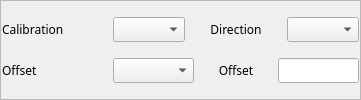
           <widget class="QFrame" name="frame_15">
            <property name="frameShape">
             <enum>QFrame::StyledPanel</enum>
            </property>
            <property name="frameShadow">
             <enum>QFrame::Raised</enum>
            </property>
            <layout class="QVBoxLayout" name="verticalLayout_23" stretch="1,0">
             <property name="spacing">
              <number>1</number>
             </property>
             <property name="margin">
              <number>1</number>
             </property>
             <item>
              <layout class="QHBoxLayout" name="horizontalLayout_30" stretch="1,1,1,1">
               <property name="spacing">
                <number>1</number>
               </property>
               <item>
                <widget class="QLabel" name="label_45">
                 <property name="sizePolicy">
                  <sizepolicy hsizetype="Fixed" vsizetype="Preferred">
                   <horstretch>0</horstretch>
                   <verstretch>0</verstretch>
                  </sizepolicy>
                 </property>
                 <property name="minimumSize">
                  <size>
                   <width>110</width>
                   <height>0</height>
                  </size>
                 </property>
                 <property name="font">
                  <font>
                   <family>Abyssinica SIL</family>
                   <pointsize>9</pointsize>
                  </font>
                 </property>
                 <property name="text">
                  <string>Calibration</string>
                 </property>
                 <property name="alignment">
                  <set>Qt::AlignLeading|Qt::AlignLeft|Qt::AlignVCenter</set>
                 </property>
                </widget>
               </item>
               <item>
                <widget class="QEComboBox" name="qecombobox_9">
                 <property name="sizePolicy">
                  <sizepolicy hsizetype="Minimum" vsizetype="Fixed">
                   <horstretch>0</horstretch>
                   <verstretch>0</verstretch>
                  </sizepolicy>
                 </property>
                 <property name="minimumSize">
                  <size>
                   <width>0</width>
                   <height>1</height>
                  </size>
                 </property>
                 <property name="maximumSize">
                  <size>
                   <width>16777215</width>
                   <height>16777215</height>
                  </size>
                 </property>
                 <property name="font">
                  <font>
                   <family>Abyssinica SIL</family>
                   <pointsize>9</pointsize>
                  </font>
                 </property>
                 <property name="variable" stdset="0">
                  <string>$(DMC)$(M).SET</string>
                 </property>
                </widget>
               </item>
               <item>
                <widget class="QLabel" name="label_43">
                 <property name="sizePolicy">
                  <sizepolicy hsizetype="Preferred" vsizetype="Preferred">
                   <horstretch>0</horstretch>
                   <verstretch>0</verstretch>
                  </sizepolicy>
                 </property>
                 <property name="minimumSize">
                  <size>
                   <width>100</width>
                   <height>0</height>
                  </size>
                 </property>
                 <property name="font">
                  <font>
                   <family>Abyssinica SIL</family>
                   <pointsize>9</pointsize>
                  </font>
                 </property>
                 <property name="text">
                  <string>Direction</string>
                 </property>
                 <property name="alignment">
                  <set>Qt::AlignCenter</set>
                 </property>
                </widget>
               </item>
               <item>
                <widget class="QEComboBox" name="qecombobox_6">
                 <property name="sizePolicy">
                  <sizepolicy hsizetype="Minimum" vsizetype="Fixed">
                   <horstretch>0</horstretch>
                   <verstretch>0</verstretch>
                  </sizepolicy>
                 </property>
                 <property name="minimumSize">
                  <size>
                   <width>0</width>
                   <height>1</height>
                  </size>
                 </property>
                 <property name="font">
                  <font>
                   <family>Abyssinica SIL</family>
                   <pointsize>9</pointsize>
                  </font>
                 </property>
                 <property name="variable" stdset="0">
                  <string>$(DMC)$(M).DIR</string>
                 </property>
                </widget>
               </item>
              </layout>
             </item>
             <item>
              <layout class="QHBoxLayout" name="horizontalLayout_22" stretch="1,1,1,1">
               <property name="spacing">
                <number>1</number>
               </property>
               <item>
                <widget class="QLabel" name="label_30">
                 <property name="sizePolicy">
                  <sizepolicy hsizetype="Fixed" vsizetype="Preferred">
                   <horstretch>0</horstretch>
                   <verstretch>0</verstretch>
                  </sizepolicy>
                 </property>
                 <property name="minimumSize">
                  <size>
                   <width>110</width>
                   <height>0</height>
                  </size>
                 </property>
                 <property name="font">
                  <font>
                   <family>Abyssinica SIL</family>
                   <pointsize>9</pointsize>
                  </font>
                 </property>
                 <property name="text">
                  <string>Offset</string>
                 </property>
                 <property name="alignment">
                  <set>Qt::AlignLeading|Qt::AlignLeft|Qt::AlignVCenter</set>
                 </property>
                </widget>
               </item>
               <item>
                <widget class="QEComboBox" name="qecombobox_5">
                 <property name="sizePolicy">
                  <sizepolicy hsizetype="Minimum" vsizetype="Fixed">
                   <horstretch>0</horstretch>
                   <verstretch>0</verstretch>
                  </sizepolicy>
                 </property>
                 <property name="minimumSize">
                  <size>
                   <width>0</width>
                   <height>1</height>
                  </size>
                 </property>
                 <property name="font">
                  <font>
                   <family>Abyssinica SIL</family>
                   <pointsize>9</pointsize>
                  </font>
                 </property>
                 <property name="variable" stdset="0">
                  <string>$(DMC)$(M).FOFF</string>
                 </property>
                </widget>
               </item>
               <item>
                <widget class="QLabel" name="label_35">
                 <property name="sizePolicy">
                  <sizepolicy hsizetype="Preferred" vsizetype="Preferred">
                   <horstretch>0</horstretch>
                   <verstretch>0</verstretch>
                  </sizepolicy>
                 </property>
                 <property name="minimumSize">
                  <size>
                   <width>0</width>
                   <height>0</height>
                  </size>
                 </property>
                 <property name="font">
                  <font>
                   <family>Abyssinica SIL</family>
                   <pointsize>9</pointsize>
                  </font>
                 </property>
                 <property name="text">
                  <string>Offset</string>
                 </property>
                 <property name="alignment">
                  <set>Qt::AlignCenter</set>
                 </property>
                </widget>
               </item>
               <item>
                <widget class="QELineEdit" name="qelineedit_24">
                 <property name="sizePolicy">
                  <sizepolicy hsizetype="Preferred" vsizetype="Fixed">
                   <horstretch>0</horstretch>
                   <verstretch>0</verstretch>
                  </sizepolicy>
                 </property>
                 <property name="minimumSize">
                  <size>
                   <width>0</width>
                   <height>1</height>
                  </size>
                 </property>
                 <property name="font">
                  <font>
                   <family>Abyssinica SIL</family>
                   <pointsize>9</pointsize>
                  </font>
                 </property>
                 <property name="variable" stdset="0">
                  <string>$(DMC)$(M).OFF</string>
                 </property>
                 <property name="addUnits">
                  <bool>true</bool>
                 </property>
                </widget>
               </item>
              </layout>
             </item>
            </layout>
           </widget>
